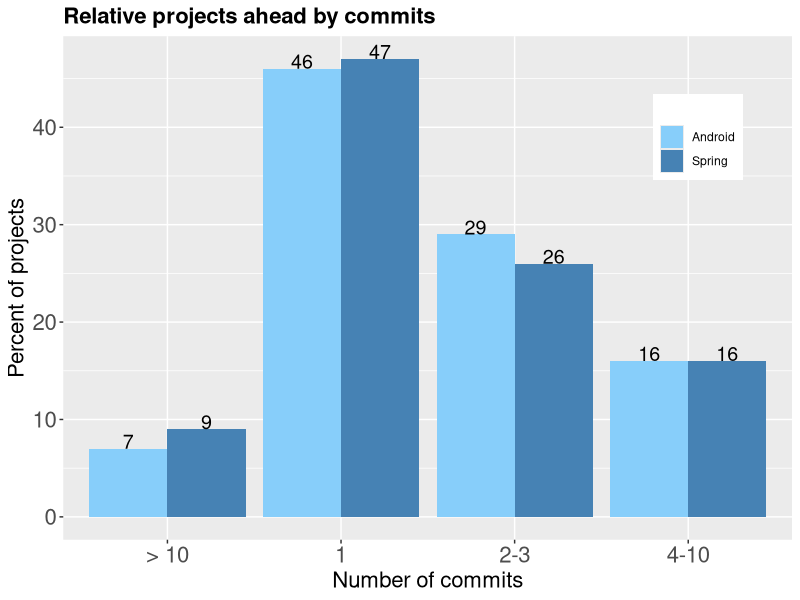
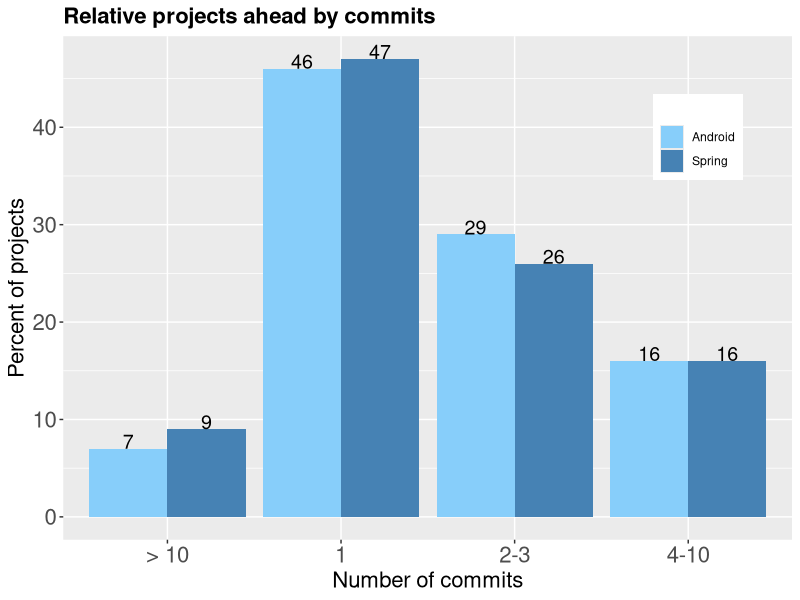

The R source for these figures, in order:
library(ggplot2)


subtipos = rep(c("Android", "Spring"), each=4)

apiLevel <- rep( c("1", "2-3", "4-10", "> 10"), 2 )



values <-c(0.46*100,0.29*100,0.16*100,0.07*100,0.47*100,0.26*100,0.16*100,0.09*100)





df2 <- data.frame(supp=subtipos,
                  dose=apiLevel,
                  len=values)
head(df2)



p <- ggplot(data=df2, aes(x=dose, y=len, fill=supp)) +
  geom_bar(stat="identity", position=position_dodge()) +
  labs(title="Relative projects ahead by commits", x="Number of commits", y = "Percent of projects") +
  scale_fill_manual("", values = c("Android" = "#87CEFA", "Spring" = "#4682b4"))+
  geom_text(aes(label=len), vjust=0, color="black",position = position_dodge(0.9), size=5)+
  theme(plot.title=element_text(size=16, face = "bold"), axis.title=element_text(size=16),axis.text=element_text(size=16), legend.position = c(0.87, 0.80))

p

ggsave("/home/gabriel/Documentos/ic/frameworkCodeSamples/Graficos/metrificandoOsForksAheadPorGrupoDeNumeroDeCommits/relative_projects_by_commits.pdf", width = 4.5, height = 4.5) 
